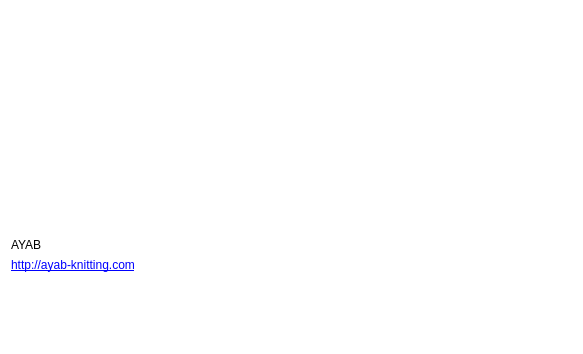
<?xml version="1.0" encoding="UTF-8"?>
<ui version="4.0">
 <class>AboutForm</class>
 <widget class="QWidget" name="AboutForm">
  <property name="geometry">
   <rect>
    <x>0</x>
    <y>0</y>
    <width>583</width>
    <height>354</height>
   </rect>
  </property>
  <property name="windowTitle">
   <string>About AYAB</string>
  </property>
  <property name="autoFillBackground">
   <bool>false</bool>
  </property>
  <property name="styleSheet">
   <string notr="true">background-color: rgb(255, 255, 255);</string>
  </property>
  <layout class="QVBoxLayout" name="verticalLayout">
   <item>
    <widget class="QLabel" name="label">
     <property name="font">
      <font>
       <pointsize>144</pointsize>
      </font>
     </property>
     <property name="text">
      <string/>
     </property>
     <property name="pixmap">
      <pixmap resource="ayab_logo.qrc">:/ayab_logo.jpg</pixmap>
     </property>
     <property name="scaledContents">
      <bool>true</bool>
     </property>
    </widget>
   </item>
   <item>
    <widget class="QLabel" name="title_label">
     <property name="text">
      <string notr="true">AYAB</string>
     </property>
    </widget>
   </item>
   <item>
    <widget class="QLabel" name="link_label">
     <property name="text">
      <string>&lt;html&gt;&lt;head/&gt;&lt;body&gt;&lt;p&gt;&lt;a href=&quot;http://ayab-knitting.com&quot;&gt;&lt;span style=&quot; text-decoration: underline; color:#0000ff;&quot;&gt;http://ayab-knitting.com&lt;/span&gt;&lt;/a&gt;&lt;/p&gt;&lt;/body&gt;&lt;/html&gt;</string>
     </property>
    </widget>
   </item>
   <item>
    <widget class="QLabel" name="manual_label"/>
   </item>
   <item>
    <spacer name="verticalSpacer">
     <property name="orientation">
      <enum>Qt::Vertical</enum>
     </property>
     <property name="sizeHint" stdset="0">
      <size>
       <width>20</width>
       <height>40</height>
      </size>
     </property>
    </spacer>
   </item>
  </layout>
 </widget>
 <connections/>
</ui>
